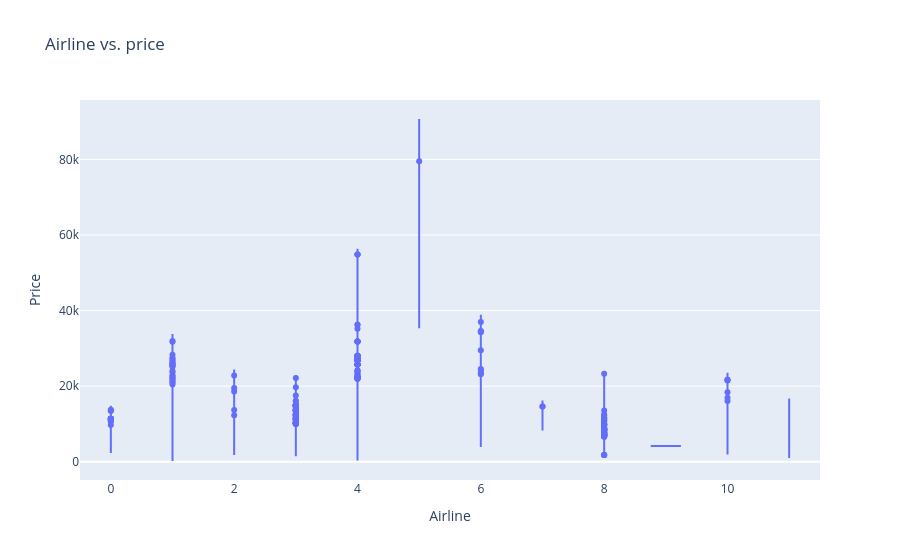

Here is the notebook cell this chart was saved with:
### Code cell
px.violin(final_df,x="Airline",y="Price",title='Airline vs. price')

### Figure 1 — Plotly figure (JSON) as saved in the notebook; plotly's stock layout.template omitted (floating-point values rounded to 4 significant figures; data arrays with more than 128 entries replaced by an {"elided": "..."} marker saying what was removed)
{"data": [{"alignmentgroup": "True", "box": {"visible": false}, "hovertemplate": "Airline=%{x}<br>Price=%{y}<extra></extra>", "legendgroup": "", "marker": {"color": "#636efa"}, "name": "", "offsetgroup": "", "orientation": "v", "scalegroup": "True", "showlegend": false, "type": "violin", "x": {"elided": "13352 int values"}, "x0": " ", "xaxis": "x", "y": {"elided": "13352 int values"}, "y0": " ", "yaxis": "y"}], "layout": {"autosize": true, "legend": {"tracegroupgap": 0}, "title": {"text": "Airline vs. price"}, "violinmode": "group", "xaxis": {"anchor": "y", "autorange": true, "domain": [0, 1], "range": [-0.5, 11.5], "title": {"text": "Airline"}, "type": "linear"}, "yaxis": {"anchor": "x", "autorange": true, "domain": [0, 1], "range": [-4832.0, 95730.0], "title": {"text": "Price"}, "type": "linear"}}}
